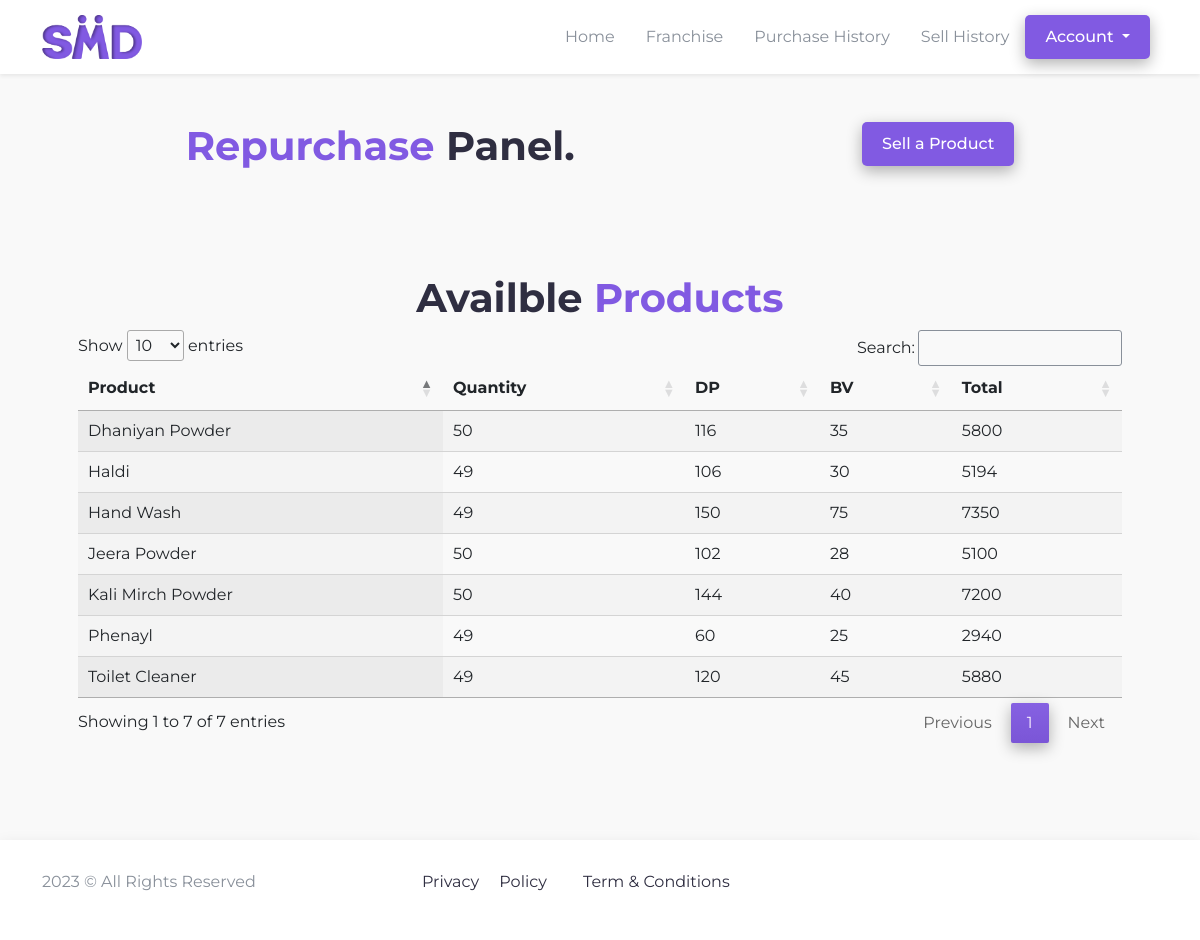
Screenshot of /franchise/repurchase (signed in) with the database file from the repository.
### franchise/models.py (models this page shows, shortened)
class RepurchaseProduct(models.Model):
    id = models.AutoField(primary_key=True)
    franchise = models.ForeignKey(Franchise, on_delete=models.CASCADE)
    product = models.ForeignKey(Product, on_delete=models.CASCADE)
    quantity = models.PositiveIntegerField(default=0)
    created_at = models.DateTimeField(auto_now=True)

class Product(models.Model):
    id = models.AutoField(primary_key=True)
    name = models.CharField(max_length=250)
    price = models.PositiveIntegerField()
    DP = models.PositiveIntegerField()
    BV = models.PositiveIntegerField()
    def __str__(self):
        return self.name

### franchise/views.py (the view)
# urls.py: path('repurchase', views.repurchase, name="repurchase"),
@login_required
def repurchase(request):
    user = User.objects.get(username=request.user)
    supplier = Franchise.objects.get(user=user)
    products = RepurchaseProduct.objects.filter(franchise=supplier)
    context = {
        "products":products
    }
    return render(request, 'repurchase/pages/repurchase.html', context)

### template/repurchase/pages/repurchase.html (shortened to what this page needs)
{% extends "../base.html" %}
{% block css %}
<link
  rel="stylesheet"
  href="https://cdn.datatables.net/1.13.6/css/jquery.dataTables.css"
/>
<link
  rel="stylesheet"
  href="https://cdn.datatables.net/responsive/2.5.0/css/responsive.bootstrap5.min.css"
/>
{% endblock css %}
{% load mathfilters %}
{% block content %}
<section id="profile">
    <div class="container my-5">
        <div class="d-flex justify-content-around mb-5">
            <div>
                <h1><span>Repurchase</span> Panel.</h1>
            </div>
            <div>
                <button class="primary-button" data-bs-toggle="modal" data-bs-target="#exampleModal">Sell a Product</button>
            </div>
        </div>
    </div>
    <div class="container my-5 p-5">
      <h1 class="text-center">Availble <span>Products</span></h1>
      <table id="myTable" class="display">
        <thead>
          <tr>
            <th>Product</th>
            <th>Quantity</th>
            <th>DP</th>
            <th>BV</th>
            <th>Total</th>
          </tr>
        </thead>
        <tbody>
          {% for data in products %}
             <tr>
              <td>{{ data.product }}</td>
              <td>{{ data.quantity}}</td>
              <td>{{ data.product.DP}}</td>
              <td>{{ data.product.BV}}</td>
              <td>{{ data.quantity|mul:data.product.DP}}</td>
             </tr>
          {% endfor %}
        </tbody>
      </table>
    </div>
</section>
{% endblock content %}

### static/client/css/style.css (style rules this page uses)
* { margin: 0; padding: 0; list-style-type: none; text-decoration: none !important; box-sizing: border-box; font-family: 'Montserrat', sans-serif; }
:root { --blue1: #6F83FF; --blue: #815AE2; --pink: #FF8BB9; --black: #2F2E41; --bg: #F9F1FE; --white: #FFFFFF; --grey: #89909a; --success-bg: #E6F9F1; --success: #18C57E; --bg2: #f9f9f9; }
html, body { height: 100%; width: 100%; background-color: var(--bg2); }
.primary-button { padding: 10px 20px; border: none; border-radius: 5px; background-color: var(--blue); color: var(--white); font-weight: 500; box-shadow: 0px 5px 15px rgba(0, 0, 0, .3); }
h1 { font-weight: 55px !important; font-weight: 700; color: var(--black); }
span { color: var(--blue); }

### rows the page displays
RepurchaseProduct: product "Hand Wash", quantity "49", product.DP "150", product.BV "75", quantity|mul "7350"
RepurchaseProduct: product "Phenayl", quantity "49", product.DP "60", product.BV "25", quantity|mul "2940"
RepurchaseProduct: product "Toilet Cleaner", quantity "49", product.DP "120", product.BV "45", quantity|mul "5880"
RepurchaseProduct: product "Haldi", quantity "49", product.DP "106", product.BV "30", quantity|mul "5194"
RepurchaseProduct: product "Dhaniyan Powder", quantity "50", product.DP "116", product.BV "35", quantity|mul "5800"
RepurchaseProduct: product "Kali Mirch Powder", quantity "50", product.DP "144", product.BV "40", quantity|mul "7200"
RepurchaseProduct: product "Jeera Powder", quantity "50", product.DP "102", product.BV "28", quantity|mul "5100"
